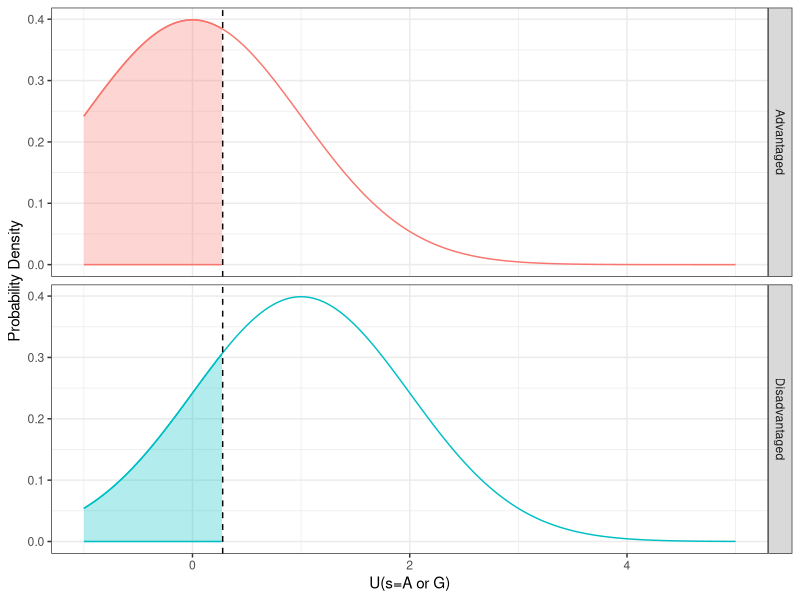
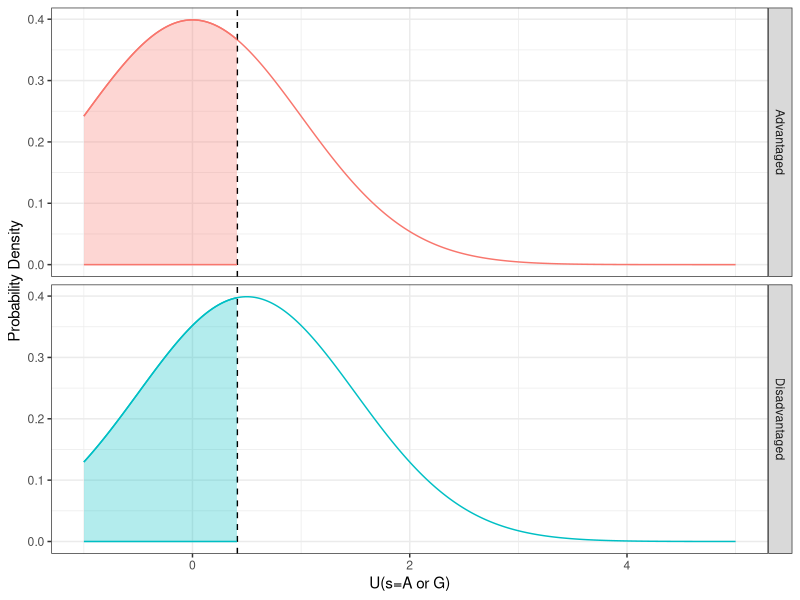
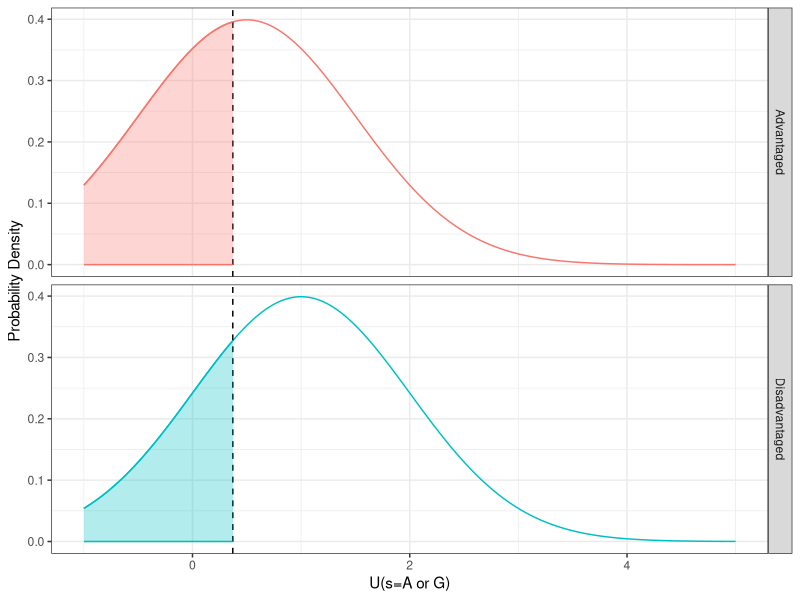
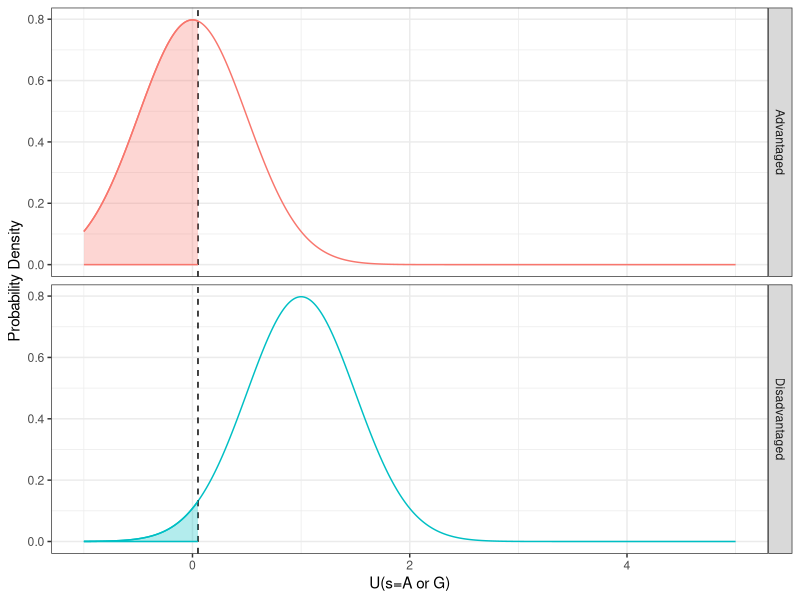

The R source for these figures, in order:
## ---- chunk 1
library(tidyverse)
x <- seq(-1,5,0.01)
ya <- dnorm(x, 0, 1)
yd <- dnorm(x, 1, 1)
u=0.278
p1 <- data.frame(x=rep(x,2), y=c(ya, yd), group=c(rep("Advantaged",601), rep("Disadvantaged",601)))

ggplot(p1, aes(x=x, y=y, color=group)) + facet_grid(rows = vars(group)) +
  geom_line()+geom_vline(xintercept = u, linetype=2) + theme_bw() +
  geom_ribbon(data=subset(p1,x<=u),aes(x=x,ymax=y, fill=group),ymin=0,alpha=0.3) +
  theme(legend.position = "none") +
  labs(x="U(s=A or G)", y="Probability Density")

## ---- chunk 2
x <- seq(-1,5,0.01)
ya <- dnorm(x, 0, 1)
yd <- dnorm(x, 0.5, 1)
u=0.413
p2 <- data.frame(x=rep(x,2), y=c(ya, yd), group=c(rep("Advantaged",601), rep("Disadvantaged",601)))

ggplot(p2, aes(x=x, y=y, color=group)) + facet_grid(rows = vars(group)) +
  geom_line()+geom_vline(xintercept = u, linetype=2) + theme_bw() +
  geom_ribbon(data=subset(p2,x<=u),aes(x=x,ymax=y, fill=group),ymin=0,alpha=0.3) +
  theme(legend.position = "none") +
  labs(x="U(s=A or G)", y="Probability Density")

## ---- chunk 3
x <- seq(-1,5,0.01)
ya <- dnorm(x, 0.5, 1)
yd <- dnorm(x, 1, 1)
u=0.371
p3 <- data.frame(x=rep(x,2), y=c(ya, yd), group=c(rep("Advantaged",601), rep("Disadvantaged",601)))

ggplot(p3, aes(x=x, y=y, color=group)) + facet_grid(rows = vars(group)) +
  geom_line()+geom_vline(xintercept = u, linetype=2) + theme_bw() +
  geom_ribbon(data=subset(p3,x<=u),aes(x=x,ymax=y, fill=group),ymin=0,alpha=0.3) +
  theme(legend.position = "none") +
  labs(x="U(s=A or G)", y="Probability Density")

## ---- chunk 4
x <- seq(-1,5,0.01)
ya <- dnorm(x, 0, .5)
yd <- dnorm(x, 1, .5)
u=0.0506
p4 <- data.frame(x=rep(x,2), y=c(ya, yd), group=c(rep("Advantaged",601), rep("Disadvantaged",601)))

ggplot(p4, aes(x=x, y=y, color=group)) + facet_grid(rows = vars(group)) +
  geom_line()+geom_vline(xintercept = u, linetype=2) + theme_bw() +
  geom_ribbon(data=subset(p4,x<=u),aes(x=x,ymax=y, fill=group),ymin=0,alpha=0.3) +
  theme(legend.position = "none") +
  labs(x="U(s=A or G)", y="Probability Density")

